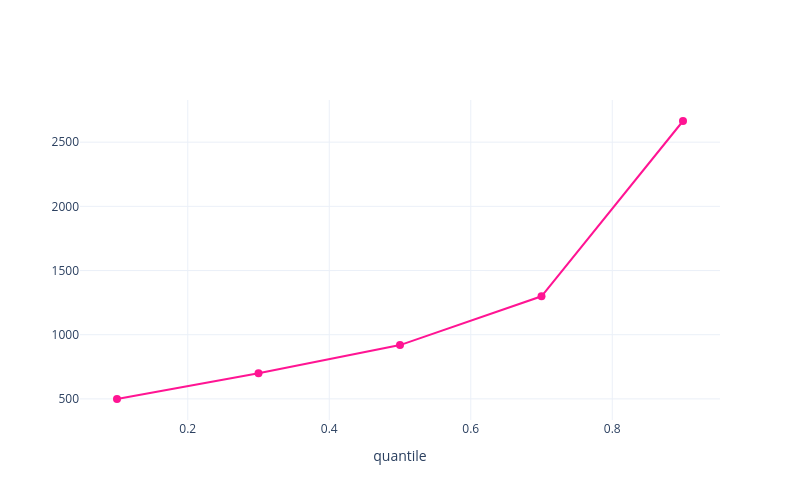

This figure's notebook cell:
### Markdown cell above
## Visualize pricing quantiles

### Code cell
import plotly.graph_objects as go

def plot_quantiles(df):
    fig = go.Figure()

    fig.add_trace(go.Scatter(
        x=df['quantile'],
        y=df['value'],
        mode='lines+markers',
        name='value',
        line=dict(color='rgb(255, 20, 147)', width=2),
        marker=dict(color='rgb(255, 20, 147)', size=8)
    ))

    fig.update_layout(
        xaxis_title='quantile',
        hovermode='x unified',
        template='plotly_white',
        width=800,
        height=500
    )

    fig.show()

plot_quantiles(df)

### Figure 1 — Plotly figure (JSON) as saved in the notebook; plotly's stock layout.template omitted (floating-point values rounded to 4 significant figures)
{"data": [{"line": {"color": "rgb(255, 20, 147)", "width": 2}, "marker": {"color": "rgb(255, 20, 147)", "size": 8}, "mode": "lines+markers", "name": "value", "type": "scatter", "x": [0.1, 0.3, 0.5, 0.7, 0.9], "y": [499.0, 699.0, 919.0, 1299.0, 2665.0]}], "layout": {"height": 500, "hovermode": "x unified", "width": 800, "xaxis": {"title": {"text": "quantile"}}}}
